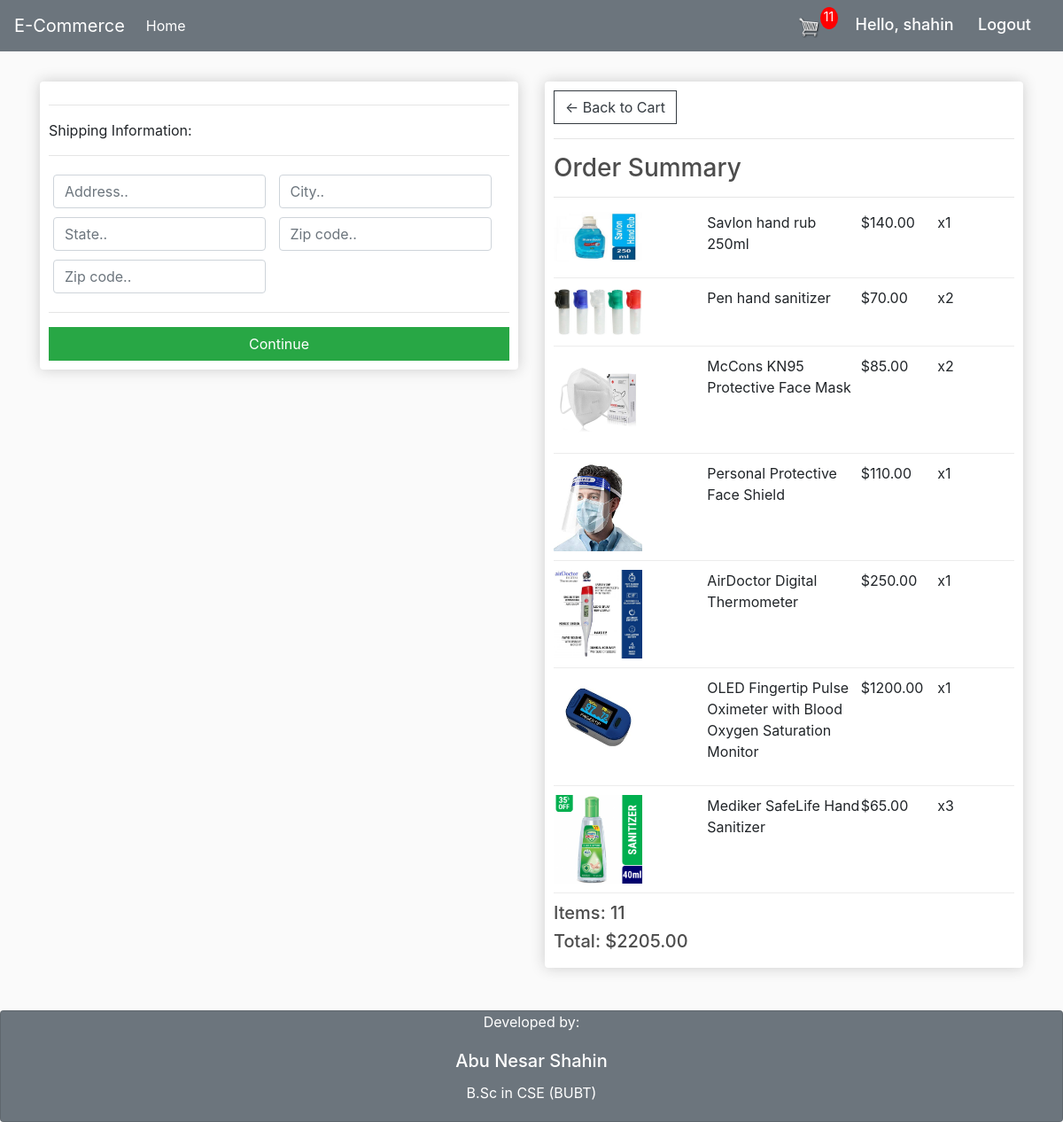
The app's page /checkout/ (signed in) with its own data.
### store/models.py (models this page shows, shortened)
class OrderItem(models.Model):
	product = models.ForeignKey(Product, on_delete=models.SET_NULL, null=True)
	order = models.ForeignKey(Order, on_delete=models.SET_NULL, null=True)
	quantity = models.IntegerField(default=0, null=True, blank=True)
	date_added = models.DateTimeField(auto_now_add=True)
	@property
	def get_total(self):
		total = self.product.price * self.quantity
		return total

class Product(models.Model):
	name = models.CharField(max_length=200)
	price = models.DecimalField(max_digits=10, decimal_places=2)
	digital = models.BooleanField(default=False,null=True, blank=True)
	image = models.ImageField(null=True, blank=True)
	@property
	def imageURL(self):
		try:
			url = self.image.url
		except:
			url = ''
		return url

class Order(models.Model):
	customer = models.ForeignKey(Customer, on_delete=models.SET_NULL, null=True, blank=True)
	date_ordered = models.DateTimeField(auto_now_add=True)
	complete = models.BooleanField(default=False)
	transaction_id = models.CharField(max_length=100, null=True)
	@property
	def shipping(self):
		shipping = False
		orderitems = self.orderitem_set.all()
		for i in orderitems:
			if i.product.digital == False:
				shipping = True
		return shipping
	@property
	def get_cart_total(self):
		orderitems = self.orderitem_set.all()
		total = sum([item.get_total for item in orderitems])
		return total
	@property
	def get_cart_items(self):
		orderitems = self.orderitem_set.all()
		total = sum([item.quantity for item in orderitems])
		return total

### store/views.py (the view)
# urls.py: path('checkout/', views.checkout, name="checkout"),
@login_required(login_url='login')
def checkout(request):
	data = cartData(request)
	cartItems = data['cartItems']
	order = data['order']
	items = data['items']
	context = {'items':items, 'order':order, 'cartItems':cartItems}
	return render(request, 'store/checkout.html', context)

### store/utils.py (called while the page is built)
def cartData(request):
	if request.user.is_authenticated:
		customer = request.user.customer
		order, created = Order.objects.get_or_create(customer=customer, complete=False)
		items = order.orderitem_set.all()
		cartItems = order.get_cart_items
	else:
		cookieData = cookieCart(request)
		cartItems = cookieData['cartItems']
		order = cookieData['order']
		items = cookieData['items']
	return {'cartItems':cartItems ,'order':order, 'items':items}

### store/templates/store/checkout.html (shortened to what this page needs)
{% extends 'store/main.html' %}
{% load static %}
{% block content %}
     <div class="row">
		<div class="col-lg-6">
			<div class="box-element" id="form-wrapper">
				<form id="form">
					<div id="shipping-info">
						<hr>
						<p>Shipping Information:</p>
						<hr>
						<div class="form-field">
							<input class="form-control" type="text" name="address" placeholder="Address..">
						</div>
						<div class="form-field">
							<input class="form-control" type="text" name="city" placeholder="City..">
						</div>
						<div class="form-field">
							<input class="form-control" type="text" name="state" placeholder="State..">
						</div>
						<div class="form-field">
							<input class="form-control" type="text" name="zipcode" placeholder="Zip code..">
						</div>
						<div class="form-field">
							<input class="form-control" type="text" name="country" placeholder="Zip code..">
						</div>
					</div>
					<hr>
					<input id="form-button" class="btn btn-success btn-block" type="submit" value="Continue">
				</form>
			</div>
			<br>
		</div>
		<div class="col-lg-6">
			<div class="box-element">
				<a  class="btn btn-outline-dark" href="{% url 'cart' %}">&#x2190; Back to Cart</a>
				<hr>
				<h3>Order Summary</h3>
				<hr>
				{% for item in items %}
				<div class="cart-row">
					<div style="flex:2"><img class="row-image" src="{{item.product.imageURL}}"></div>
					<div style="flex:2"><p>{{item.product.name}}</p></div>
					<div style="flex:1"><p>${{item.product.price|floatformat:2}}</p></div>
					<div style="flex:1"><p>x{{item.quantity}}</p></div>
				</div>
				{% endfor %}
				<h5>Items:   {{order.get_cart_items}}</h5>
				<h5>Total:   ${{order.get_cart_total|floatformat:2}}</h5>
			</div>
		</div>
	</div>
{% endblock content %}

### store/templates/store/main.html (shortened to what this page needs)
<!DOCTYPE html>
{% load static %}
<html>
<head>
  <link rel="stylesheet" href="https://stackpath.bootstrapcdn.com/bootstrap/4.4.1/css/bootstrap.min.css">
  <link rel="stylesheet" type="text/css" href="{% static 'css/main.css' %}">
</head>
<body>
  <nav class="navbar navbar-expand-lg navbar-dark bg-secondary">
    <a class="navbar-brand" href="{% url 'store' %}">E-Commerce</a>
    <div class="collapse navbar-collapse" id="navbarSupportedContent">
      <ul class="navbar-nav mr-auto">
        <li class="nav-item active">
          <a class="nav-link" href="{% url 'store' %}">Home <span class="sr-only">(current)</span></a>
        </li>
      </ul>
      <div class="form-inline my-2 my-lg-0 hello-msg">
        <a  href="{% url 'cart' %}">
          <img  id="cart-icon" src="{% static 'images/cart.png' %}">
        </a>
        <p id="cart-total">{{cartItems}}</p>
      </div>
    </div>
      {% if user.is_authenticated %}
        <h3>
          <span class="hello-msg">Hello, {{request.user}}</span>
          <span ><a  class="hello-msg" href="{% url 'logout' %}">Logout</a></span>
        </h3>
      {% else %}
        <h3>
          <span ><a  class="hello-msg" href="{% url 'login' %}">Login</a></span>
        </h3>
      {% endif %}
  </nav>
     <div class="container">
            <br>
            {% block content %}
            {% endblock content %}
         </div>
  <br>
  <br>
  <div class="card text-center text-white bg-secondary">
    Developed by:
    <div class="card-body">
      <h5 class="card-title text-white">Abu Nesar Shahin</h5>
      <p class="card-text">B.Sc in CSE (BUBT)</p>
    </div>
  </div>
</body>
</html>

### static/CSS/main.css (style rules this page uses)
body { background-color: hsl(0, 0%, 98%); }
h1,h2,h3,h4,h5,h6 { color:hsl(0, 0%, 30%); }
.box-element { box-shadow:hsl(0, 0%, 80%) 0 0 16px; background-color: #fff; border-radius: 4px; padding: 10px; }
#cart-icon { width:25px; display: inline-block; margin-left: 15px; }
#cart-total { display: block; text-align: center; color:#fff; background-color: red; width: 20px; height: 25px; border-radius: 50%; font-size: 14px; }
.col-lg-4, .col-lg-6, .col-lg-8, .col-lg-12 { margin-top: 10px; }
.btn { border-radius: 0; }
.row-image { width: 100px; }
.form-field { width:250px; display: inline-block; padding: 5px; }
.cart-row { display: flex; align-items: flex-stretch; padding-bottom: 10px; margin-bottom: 10px; border-bottom: 1px solid #ececec; }

### store/templates/store/main.html (style rules this page uses)
.hello-msg { font-size: 18px; color: #fff; margin-right: 20px; }

### records on screen
OrderItem: product.imageURL (picture), product.name "Savlon hand rub 250ml", product.price "140.00", quantity "1"
OrderItem: product.imageURL (picture), product.name "Pen hand sanitizer", product.price "70.00", quantity "2"
OrderItem: product.imageURL (picture), product.name "McCons KN95 Protective Face Mask", product.price "85.00", quantity "2"
OrderItem: product.imageURL (picture), product.name "Personal Protective Face Shield", product.price "110.00", quantity "1"
OrderItem: product.imageURL (picture), product.name "AirDoctor Digital Thermometer", product.price "250.00", quantity "1"
OrderItem: product.imageURL (picture), product.name "OLED Fingertip Pulse Oximeter with Blood Oxygen Saturation Monitor", product.price "1200.00", quantity "1"
OrderItem: product.imageURL (picture), product.name "Mediker SafeLife Hand Sanitizer", product.price "65.00", quantity "3"
Order: get_cart_items "11", get_cart_total "2205.00"

### other values on screen
{{ cartItems }} "11"
{{ request.user }} "shahin"
